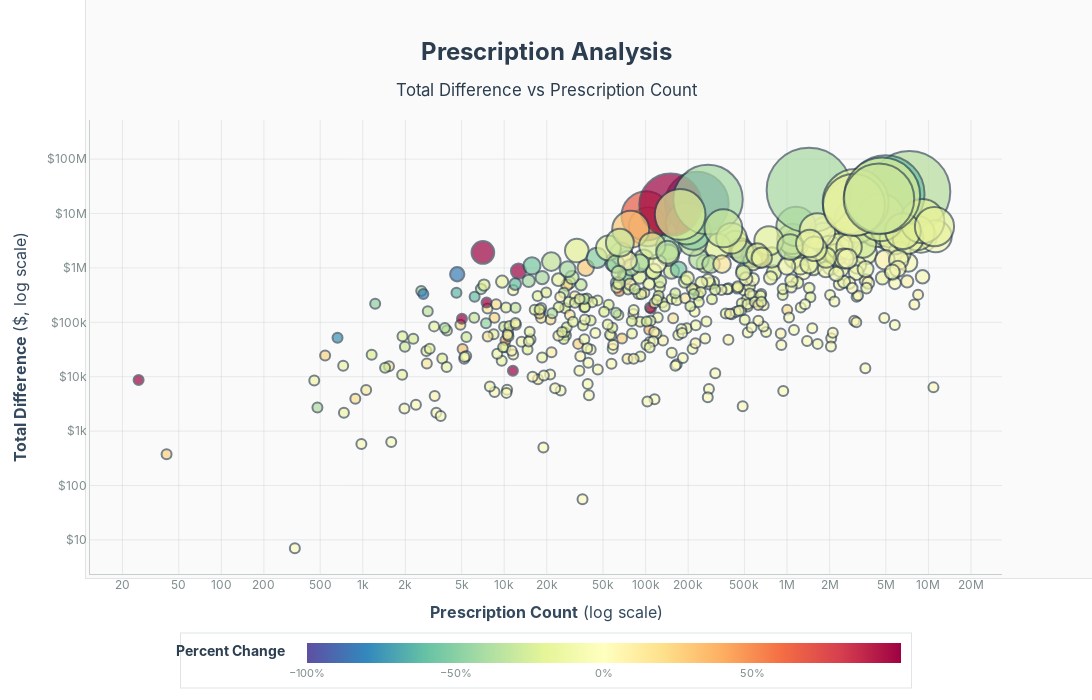

Here is the notebook cell this chart was saved with:
### Code cell
date_id = 120
state_filter = 'XX'  # Example state filter, replace with actual state code if needed
df = fetch_data(date_id, 'XX', ['product_group']).collect()

def scatter_plot(df: pl.DataFrame):
    fig = px.scatter(
        df,
        x='rx_count',
        y='total_diff_abs',
        size='total_diff_abs',
        color='percent_change',
        title='Prescription Analysis: Total Difference vs Prescription Count',
        log_x=True,
        log_y=True,
        size_max=60,  # Slightly smaller max size to reduce overlap
        color_continuous_scale='Spectral_r',  # High contrast color scale for better visibility
    )

    # Custom hovertemplate
    hovertemplate = (
        "<b>Product:</b> %{customdata[0]}<br>"
        "<b>Classification:</b> %{customdata[1]}<br>"
        "<b>Avg Unit Change:</b> %{customdata[2]:$.2f}<br>"
        "<b>Avg New NADAC:</b> %{customdata[3]:$.2f}<br>"
        "<b>Avg Old NADAC:</b> %{customdata[4]:$.2f}<br>"
        "<b>Total Diff:</b> %{customdata[5]:$,.0f}<br>"
        "<b>Avg Diff Per Rx:</b> %{customdata[6]:$.2f}<br>"
        "<b>Rx Count:</b> %{customdata[7]:,.0f}<br>"
        "<b>Units:</b> %{customdata[8]:,.0f}<br>"
        "<b>Avg Percent Change:</b> %{customdata[9]:.1%}<br>"
        "<extra></extra>"
    )    # Prepare customdata for hovertemplate
    fig.update_traces(
        customdata=df[[
            'product_group',
            'classification',
            'avg_unit_change',
            'avg_new_nadac',
            'avg_old_nadac',
            'total_diff',
            'diff_per_rx',
            'rx_count',
            'units',
            'percent_change'
        ]].to_numpy(),        hovertemplate=hovertemplate,
        marker={
            'sizemin': 5,
              # Slightly smaller max size to reduce overlap
            'line': {'width': 2, 'color': 'rgba(44, 62, 80, 0.9)'},  # Darker, thicker borders
            'opacity': 0.7  # Reduced opacity to see overlapping bubbles
        },
    )

    fig.update_layout(
        title={
            'text': '<b>Prescription Analysis</b><br><sub>Total Difference vs Prescription Count</sub>',
            'x': 0.5,
            'xanchor': 'center',
            'font': {'size': 24, 'family': 'Inter, Segoe UI, Arial, sans-serif', 'color': '#2c3e50'}
        },
        xaxis={
            'title': {
                'text': '<b>Prescription Count</b> (log scale)', 
                'font': {'size': 16, 'family': 'Inter, Segoe UI, Arial, sans-serif', 'color': '#34495e'}
            },
            'tickformat': '~s',
            'gridcolor': 'rgba(189, 195, 199, 0.3)',
            'gridwidth': 1,
            'showline': True,
            'linecolor': 'rgba(149, 165, 166, 0.5)',
            'linewidth': 1,
            'tickfont': {'size': 12, 'color': '#7f8c8d'}
        },
        yaxis={
            'title': {
                'text': '<b>Total Difference</b> ($, log scale)', 
                'font': {'size': 16, 'family': 'Inter, Segoe UI, Arial, sans-serif', 'color': '#34495e'}
            },
            'tickformat': '$~s',
            'gridcolor': 'rgba(189, 195, 199, 0.3)',
            'gridwidth': 1,
            'showline': True,
            'linecolor': 'rgba(149, 165, 166, 0.5)',
            'linewidth': 1,
            'tickfont': {'size': 12, 'color': '#7f8c8d'}
        },        coloraxis={
            'cmin': -1,
            'cmax': 1,
            'colorscale': 'Spectral_r',  # High contrast color scale
            'colorbar': {
                'title': {
                    'text': '<b>Percent Change</b>', 
                    'font': {'size': 14, 'family': 'Inter, Segoe UI, Arial, sans-serif', 'color': '#2c3e50'}
                },
                'tickformat': '.0%',
                'orientation': 'h',
                'x': 0.5,
                'y': -0.25,
                'len': 0.8,
                'thickness': 20,
                'tickfont': {'size': 11, 'color': '#7f8c8d'},
                'bordercolor': 'rgba(149, 165, 166, 0.3)',
                'borderwidth': 1
            }
        },
        plot_bgcolor='rgba(255, 255, 255, 0.95)',  # Nearly white background for better contrast
        paper_bgcolor='white',
        font={'family': 'Inter, Segoe UI, Arial, sans-serif', 'size': 12, 'color': '#2c3e50'},
        margin={'l': 90, 'r': 90, 't': 120, 'b': 120},        width=1400,
        height=700,
        showlegend=False,
        # Configure hover mode for better interaction with overlapping points
        hovermode='closest',
        # Add subtle shadow effect
        annotations=[
            dict(
                text="",
                showarrow=False,
                xref="paper", yref="paper",
                x=0, y=0, xanchor='left', yanchor='bottom',
                xshift=-5, yshift=-5,
                bordercolor="rgba(0,0,0,0.1)",
                borderwidth=1,
                bgcolor="rgba(0,0,0,0.02)",
                width=1410, height=710
            )
        ]
    )

    return fig
scatter_plot(df)

### Figure 1 — Plotly figure (JSON) as saved in the notebook; plotly's stock layout.template omitted (floating-point values rounded to 4 significant figures; data arrays with more than 128 entries replaced by an {"elided": "..."} marker saying what was removed)
{"data": [{"customdata": {"elided": "446x10 mixed values"}, "hovertemplate": "<b>Product:</b> %{customdata[0]}<br><b>Classification:</b> %{customdata[1]}<br><b>Avg Unit Change:</b> %{customdata[2]:$.2f}<br><b>Avg New NADAC:</b> %{customdata[3]:$.2f}<br><b>Avg Old NADAC:</b> %{customdata[4]:$.2f}<br><b>Total Diff:</b> %{customdata[5]:$,.0f}<br><b>Avg Diff Per Rx:</b> %{customdata[6]:$.2f}<br><b>Rx Count:</b> %{customdata[7]:,.0f}<br><b>Units:</b> %{customdata[8]:,.0f}<br><b>Avg Percent Change:</b> %{customdata[9]:.1%}<br><extra></extra>", "legendgroup": "", "marker": {"color": {"elided": "446 float values"}, "coloraxis": "coloraxis", "line": {"color": "rgba(44, 62, 80, 0.9)", "width": 2}, "opacity": 0.7, "size": {"elided": "446 int values"}, "sizemin": 5, "sizemode": "area", "sizeref": 7483.0, "symbol": "circle"}, "mode": "markers", "name": "", "orientation": "v", "showlegend": false, "type": "scatter", "x": {"elided": "446 float values"}, "xaxis": "x", "y": {"elided": "446 int values"}, "yaxis": "y"}], "layout": {"annotations": [{"bgcolor": "rgba(0,0,0,0.02)", "bordercolor": "rgba(0,0,0,0.1)", "borderwidth": 1, "height": 710, "showarrow": false, "text": "", "width": 1410, "x": 0, "xanchor": "left", "xref": "paper", "xshift": -5, "y": 0, "yanchor": "bottom", "yref": "paper", "yshift": -5}], "coloraxis": {"cmax": 1, "cmin": -1, "colorbar": {"bordercolor": "rgba(149, 165, 166, 0.3)", "borderwidth": 1, "len": 0.8, "orientation": "h", "thickness": 20, "tickfont": {"color": "#7f8c8d", "size": 11}, "tickformat": ".0%", "title": {"font": {"color": "#2c3e50", "family": "Inter, Segoe UI, Arial, sans-serif", "size": 14}, "text": "<b>Percent Change</b>"}, "x": 0.5, "y": -0.25}, "colorscale": [[0, "rgb(94,79,162)"], [0.1, "rgb(50,136,189)"], [0.2, "rgb(102,194,165)"], [0.3, "rgb(171,221,164)"], [0.4, "rgb(230,245,152)"], [0.5, "rgb(255,255,191)"], [0.6, "rgb(254,224,139)"], [0.7, "rgb(253,174,97)"], [0.8, "rgb(244,109,67)"], [0.9, "rgb(213,62,79)"], [1, "rgb(158,1,66)"]]}, "font": {"color": "#2c3e50", "family": "Inter, Segoe UI, Arial, sans-serif", "size": 12}, "height": 700, "hovermode": "closest", "legend": {"itemsizing": "constant", "tracegroupgap": 0}, "margin": {"b": 120, "l": 90, "r": 90, "t": 120}, "paper_bgcolor": "white", "plot_bgcolor": "rgba(255, 255, 255, 0.95)", "showlegend": false, "title": {"font": {"color": "#2c3e50", "family": "Inter, Segoe UI, Arial, sans-serif", "size": 24}, "text": "<b>Prescription Analysis</b><br><sub>Total Difference vs Prescription Count</sub>", "x": 0.5, "xanchor": "center"}, "width": 1400, "xaxis": {"anchor": "y", "domain": [0, 1], "gridcolor": "rgba(189, 195, 199, 0.3)", "gridwidth": 1, "linecolor": "rgba(149, 165, 166, 0.5)", "linewidth": 1, "showline": true, "tickfont": {"color": "#7f8c8d", "size": 12}, "tickformat": "~s", "title": {"font": {"color": "#34495e", "family": "Inter, Segoe UI, Arial, sans-serif", "size": 16}, "text": "<b>Prescription Count</b> (log scale)"}, "type": "log"}, "yaxis": {"anchor": "x", "domain": [0, 1], "gridcolor": "rgba(189, 195, 199, 0.3)", "gridwidth": 1, "linecolor": "rgba(149, 165, 166, 0.5)", "linewidth": 1, "showline": true, "tickfont": {"color": "#7f8c8d", "size": 12}, "tickformat": "$~s", "title": {"font": {"color": "#34495e", "family": "Inter, Segoe UI, Arial, sans-serif", "size": 16}, "text": "<b>Total Difference</b> ($, log scale)"}, "type": "log"}}}
